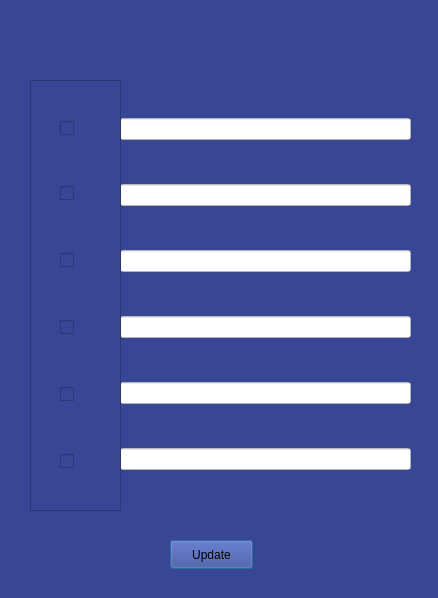
<?xml version="1.0" encoding="UTF-8"?>
<ui version="4.0">
 <class>To_Do</class>
 <widget class="QDialog" name="To_Do">
  <property name="geometry">
   <rect>
    <x>0</x>
    <y>0</y>
    <width>438</width>
    <height>598</height>
   </rect>
  </property>
  <property name="windowTitle">
   <string>Dialog</string>
  </property>
  <property name="styleSheet">
   <string notr="true">background-color:#384696
</string>
  </property>
  <widget class="QLabel" name="label_name">
   <property name="geometry">
    <rect>
     <x>100</x>
     <y>20</y>
     <width>251</width>
     <height>31</height>
    </rect>
   </property>
   <property name="font">
    <font>
     <pointsize>14</pointsize>
    </font>
   </property>
   <property name="autoFillBackground">
    <bool>false</bool>
   </property>
   <property name="styleSheet">
    <string notr="true">
color: rgb(255, 255, 255);</string>
   </property>
   <property name="text">
    <string/>
   </property>
  </widget>
  <widget class="QPushButton" name="pushButton">
   <property name="geometry">
    <rect>
     <x>170</x>
     <y>540</y>
     <width>83</width>
     <height>29</height>
    </rect>
   </property>
   <property name="styleSheet">
    <string notr="true"> background-color: white;
    border-style: outset;
    border-width: 2px;
  border-radius: 20px;
    border-color: beige;
    font: bold 14px;
hover{
color: #f5E0E0;
}
   
  

</string>
   </property>
   <property name="text">
    <string>Update</string>
   </property>
  </widget>
  <widget class="QWidget" name="layoutWidget">
   <property name="geometry">
    <rect>
     <x>120</x>
     <y>80</y>
     <width>291</width>
     <height>431</height>
    </rect>
   </property>
   <layout class="QVBoxLayout" name="verticalLayout">
    <item>
     <widget class="QLineEdit" name="lineEdit_toDo1">
      <property name="styleSheet">
       <string notr="true">background-color: rgb(255, 255, 255);
border-radius
color:white;</string>
      </property>
     </widget>
    </item>
    <item>
     <widget class="QLineEdit" name="lineEdit_toDo2">
      <property name="styleSheet">
       <string notr="true">background-color: rgb(255, 255, 255);
border-radius
color:white;</string>
      </property>
     </widget>
    </item>
    <item>
     <widget class="QLineEdit" name="lineEdit_toDo3">
      <property name="styleSheet">
       <string notr="true">background-color: rgb(255, 255, 255);
border-radius
color:white;</string>
      </property>
     </widget>
    </item>
    <item>
     <widget class="QLineEdit" name="lineEdit_toDo4">
      <property name="styleSheet">
       <string notr="true">background-color: rgb(255, 255, 255);
border-radius
color:white;</string>
      </property>
     </widget>
    </item>
    <item>
     <widget class="QLineEdit" name="lineEdit_toDo5">
      <property name="styleSheet">
       <string notr="true">background-color: rgb(255, 255, 255);
border-radius
color:white;</string>
      </property>
     </widget>
    </item>
    <item>
     <widget class="QLineEdit" name="lineEdit_toDo6">
      <property name="styleSheet">
       <string notr="true">background-color: rgb(255, 255, 255);
border-radius
color:white;</string>
      </property>
     </widget>
    </item>
   </layout>
  </widget>
  <widget class="QFrame" name="frame">
   <property name="geometry">
    <rect>
     <x>30</x>
     <y>80</y>
     <width>91</width>
     <height>431</height>
    </rect>
   </property>
   <property name="frameShape">
    <enum>QFrame::StyledPanel</enum>
   </property>
   <property name="frameShadow">
    <enum>QFrame::Raised</enum>
   </property>
   <widget class="QCheckBox" name="checkBox">
    <property name="geometry">
     <rect>
      <x>30</x>
      <y>33</y>
      <width>31</width>
      <height>31</height>
     </rect>
    </property>
    <property name="text">
     <string/>
    </property>
   </widget>
   <widget class="QCheckBox" name="checkBox_2">
    <property name="geometry">
     <rect>
      <x>30</x>
      <y>100</y>
      <width>21</width>
      <height>26</height>
     </rect>
    </property>
    <property name="text">
     <string/>
    </property>
   </widget>
   <widget class="QCheckBox" name="checkBox_3">
    <property name="geometry">
     <rect>
      <x>30</x>
      <y>167</y>
      <width>21</width>
      <height>26</height>
     </rect>
    </property>
    <property name="text">
     <string/>
    </property>
   </widget>
   <widget class="QCheckBox" name="checkBox_4">
    <property name="geometry">
     <rect>
      <x>30</x>
      <y>234</y>
      <width>21</width>
      <height>26</height>
     </rect>
    </property>
    <property name="text">
     <string/>
    </property>
   </widget>
   <widget class="QCheckBox" name="checkBox_5">
    <property name="geometry">
     <rect>
      <x>30</x>
      <y>301</y>
      <width>21</width>
      <height>26</height>
     </rect>
    </property>
    <property name="text">
     <string/>
    </property>
   </widget>
   <widget class="QCheckBox" name="checkBox_6">
    <property name="geometry">
     <rect>
      <x>30</x>
      <y>368</y>
      <width>21</width>
      <height>26</height>
     </rect>
    </property>
    <property name="text">
     <string/>
    </property>
   </widget>
  </widget>
 </widget>
 <resources/>
 <connections/>
</ui>
